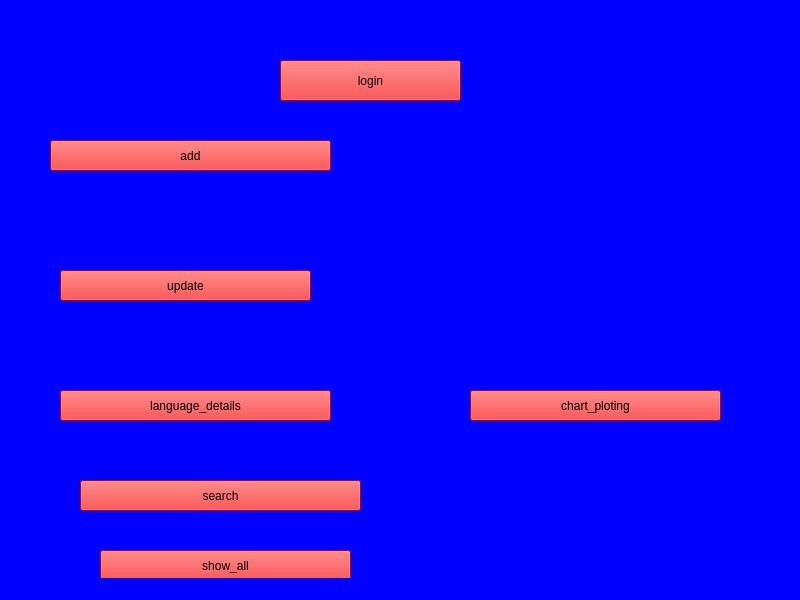
<?xml version="1.0" encoding="UTF-8"?>
<ui version="4.0">
 <class>projectadmin</class>
 <widget class="QMainWindow" name="projectadmin">
  <property name="geometry">
   <rect>
    <x>0</x>
    <y>0</y>
    <width>800</width>
    <height>600</height>
   </rect>
  </property>
  <property name="windowTitle">
   <string>MainWindow</string>
  </property>
  <property name="styleSheet">
   <string notr="true">background-color: rgb(0, 0, 255);</string>
  </property>
  <widget class="QWidget" name="centralwidget">
   <widget class="QPushButton" name="btnlogin">
    <property name="geometry">
     <rect>
      <x>280</x>
      <y>60</y>
      <width>181</width>
      <height>41</height>
     </rect>
    </property>
    <property name="styleSheet">
     <string notr="true">background-color: rgb(255, 0, 0);
color: rgb(0, 0, 0);
font: 75 14pt &quot;MS Shell Dlg 2&quot;;</string>
    </property>
    <property name="text">
     <string>login</string>
    </property>
   </widget>
   <widget class="QPushButton" name="btnadd">
    <property name="geometry">
     <rect>
      <x>50</x>
      <y>140</y>
      <width>281</width>
      <height>31</height>
     </rect>
    </property>
    <property name="styleSheet">
     <string notr="true">background-color: rgb(255, 0, 0);
color: rgb(0, 0, 0);
font: 75 14pt &quot;MS Shell Dlg 2&quot;;</string>
    </property>
    <property name="text">
     <string>add</string>
    </property>
   </widget>
   <widget class="QPushButton" name="btnupdate">
    <property name="geometry">
     <rect>
      <x>60</x>
      <y>270</y>
      <width>251</width>
      <height>31</height>
     </rect>
    </property>
    <property name="styleSheet">
     <string notr="true">background-color: rgb(255, 0, 0);
color: rgb(0, 0, 0);
font: 75 14pt &quot;MS Shell Dlg 2&quot;;</string>
    </property>
    <property name="text">
     <string>update</string>
    </property>
   </widget>
   <widget class="QPushButton" name="btnchart_ploting">
    <property name="geometry">
     <rect>
      <x>470</x>
      <y>390</y>
      <width>251</width>
      <height>31</height>
     </rect>
    </property>
    <property name="styleSheet">
     <string notr="true">background-color: rgb(255, 0, 0);
color: rgb(0, 0, 0);
font: 75 14pt &quot;MS Shell Dlg 2&quot;;</string>
    </property>
    <property name="text">
     <string>chart_ploting</string>
    </property>
   </widget>
   <widget class="QPushButton" name="btnshow_all">
    <property name="geometry">
     <rect>
      <x>100</x>
      <y>550</y>
      <width>251</width>
      <height>31</height>
     </rect>
    </property>
    <property name="styleSheet">
     <string notr="true">background-color: rgb(255, 0, 0);
color: rgb(0, 0, 0);
font: 75 14pt &quot;MS Shell Dlg 2&quot;;</string>
    </property>
    <property name="text">
     <string>show_all</string>
    </property>
   </widget>
   <widget class="QPushButton" name="btnsearch">
    <property name="geometry">
     <rect>
      <x>80</x>
      <y>480</y>
      <width>281</width>
      <height>31</height>
     </rect>
    </property>
    <property name="styleSheet">
     <string notr="true">background-color: rgb(255, 0, 0);
color: rgb(0, 0, 0);
font: 75 14pt &quot;MS Shell Dlg 2&quot;;</string>
    </property>
    <property name="text">
     <string>search</string>
    </property>
   </widget>
   <widget class="QPushButton" name="btnadd_language">
    <property name="geometry">
     <rect>
      <x>60</x>
      <y>390</y>
      <width>271</width>
      <height>31</height>
     </rect>
    </property>
    <property name="styleSheet">
     <string notr="true">background-color: rgb(255, 0, 0);
color: rgb(0, 0, 0);
font: 75 14pt &quot;MS Shell Dlg 2&quot;;</string>
    </property>
    <property name="text">
     <string>language_details</string>
    </property>
   </widget>
  </widget>
  <widget class="QStatusBar" name="statusbar"/>
 </widget>
 <resources/>
 <connections/>
</ui>
